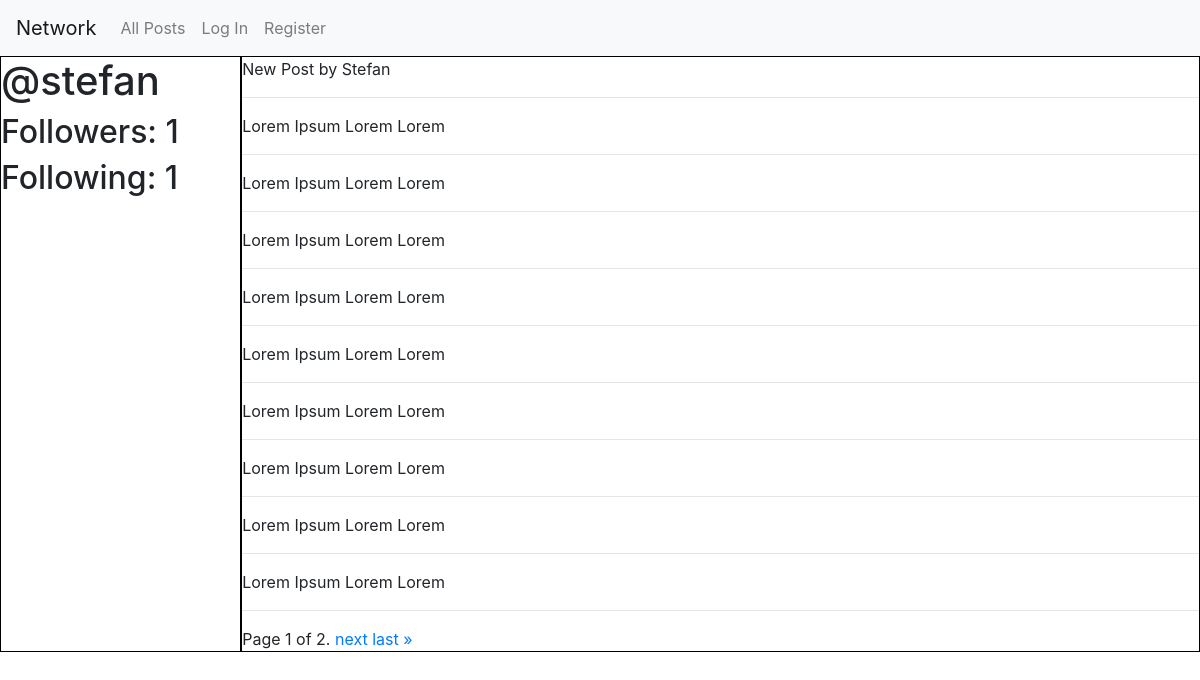
The page /profile/2 on the database its author committed.
### network/models.py (models this page shows, shortened)
class Profile(models.Model):
    user = models.ForeignKey(settings.AUTH_USER_MODEL, on_delete=models.CASCADE, related_name="profile")
    followers = models.ManyToManyField(User, blank=True, related_name="followers")
    following = models.ManyToManyField(User, blank=True, related_name="following")

class User(AbstractUser):
    pass

class Post(models.Model):
    user = models.ForeignKey(settings.AUTH_USER_MODEL, on_delete=models.CASCADE, related_name="posts")
    content = models.CharField(max_length = 256)
    date_added = models.DateTimeField(auto_now_add=True)
    like = models.ManyToManyField(User, blank=True, related_name="likes")

### network/views.py (the view)
# urls.py: path("profile/<int:user_id>", views.display_profile_view, name="display_profile_view"),
def display_profile_view(request, user_id):
    profile_user = User.objects.get(pk=user_id)
    current_user = request.user
    profile = create_profile(profile_user)
    posts_list = profile_user.posts.all()
    same_user_check = compare_user(profile_user, current_user)
    if current_user in profile.followers.all():
        following = True
    else:
        following = False
    paginator = Paginator(posts_list, 10)
    page_number = request.GET.get('page')
    page_obj = paginator.get_page(page_number)
    context = {
        "page_obj": page_obj,
        "profile" : profile,
        "same_user_check": same_user_check,
        "following": following,
    }
    return render(request, "network/profile.html", context)

### network/helpers.py (called while the page is built)
def compare_user(user1, user2):
    if user1 == user2:
        return True
    return False

def create_profile(user):
    try:
        profile = Profile.objects.get(user=user)
    except:
        profile = Profile()
        profile.user = user
        profile.save()
    return profile

### network/templates/network/profile.html (shortened to what this page needs)
{% extends "network/layout.html" %}
{% load static %}
{% block body %}
    <div class="profile-page">
        <div class="profile-container">
            <h1 class="profile-username">
                @{{ profile.user.username }}
            </h1>
            <div class="profile-follow">
                <h2 class="profile-follow-stats">Followers: {{ profile.followers.count }}</h2>
                <h2 class="profile-follow-stats">Following: {{ profile.following.count }}</h2>
            </div>
        </div>
        <div class="posts-container">
            {% for post in page_obj %}
                <p>{{ post.content }}</p>
                <hr>
            {% endfor %}
            <div class="pagination">
                <span class="step-links">
                    <span class="current">
                        Page {{ page_obj.number }} of {{ page_obj.paginator.num_pages }}.
                    </span>
                    {% if page_obj.has_next %}
                        <a href="?page={{ page_obj.next_page_number }}">next</a>
                        <a href="?page={{ page_obj.paginator.num_pages }}">last &raquo;</a>
                    {% endif %}
                </span>
            </div>
        </div>
</div>
{% endblock %}

### network/static/network/styles.css (style rules this page uses)
.profile-page { display:flex; }
.profile-container { flex:2; border:1px solid black; }
.posts-container { flex:8; border:1px solid black; }

### rows shown on the page
Profile: user.username "stefan", followers.count "1", following.count "1"
Post: content "New Post by Stefan"
Post: content "Lorem Ipsum Lorem Lorem"
Post: content "Lorem Ipsum Lorem Lorem"
Post: content "Lorem Ipsum Lorem Lorem"
Post: content "Lorem Ipsum Lorem Lorem"
Post: content "Lorem Ipsum Lorem Lorem"
Post: content "Lorem Ipsum Lorem Lorem"
Post: content "Lorem Ipsum Lorem Lorem"
Post: content "Lorem Ipsum Lorem Lorem"
Post: content "Lorem Ipsum Lorem Lorem"

### other values the page prints
{{ page_obj.number }} "1"
{{ page_obj.paginator.num_pages }} "2"
